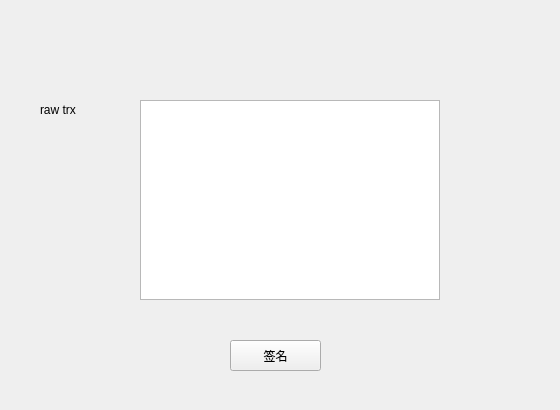
<?xml version="1.0" encoding="UTF-8"?>
<ui version="4.0">
 <class>SignBtcTrxDialog</class>
 <widget class="QDialog" name="SignBtcTrxDialog">
  <property name="geometry">
   <rect>
    <x>0</x>
    <y>0</y>
    <width>560</width>
    <height>410</height>
   </rect>
  </property>
  <property name="windowTitle">
   <string>Dialog</string>
  </property>
  <widget class="QLabel" name="label_2">
   <property name="geometry">
    <rect>
     <x>40</x>
     <y>100</y>
     <width>80</width>
     <height>20</height>
    </rect>
   </property>
   <property name="text">
    <string>raw trx</string>
   </property>
  </widget>
  <widget class="QPlainTextEdit" name="trxTextEdit">
   <property name="geometry">
    <rect>
     <x>140</x>
     <y>100</y>
     <width>300</width>
     <height>200</height>
    </rect>
   </property>
  </widget>
  <widget class="QToolButton" name="signBtn">
   <property name="geometry">
    <rect>
     <x>230</x>
     <y>340</y>
     <width>91</width>
     <height>31</height>
    </rect>
   </property>
   <property name="text">
    <string>签名</string>
   </property>
  </widget>
 </widget>
 <resources/>
 <connections/>
</ui>
